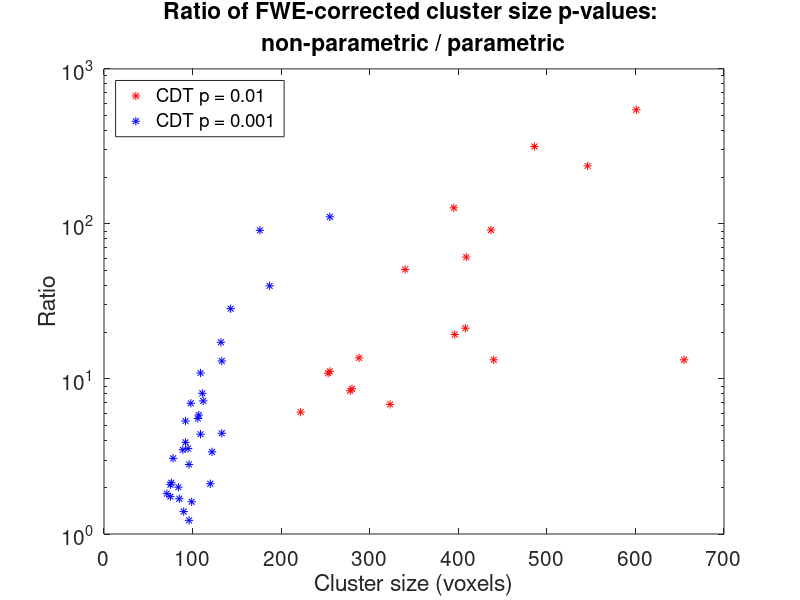
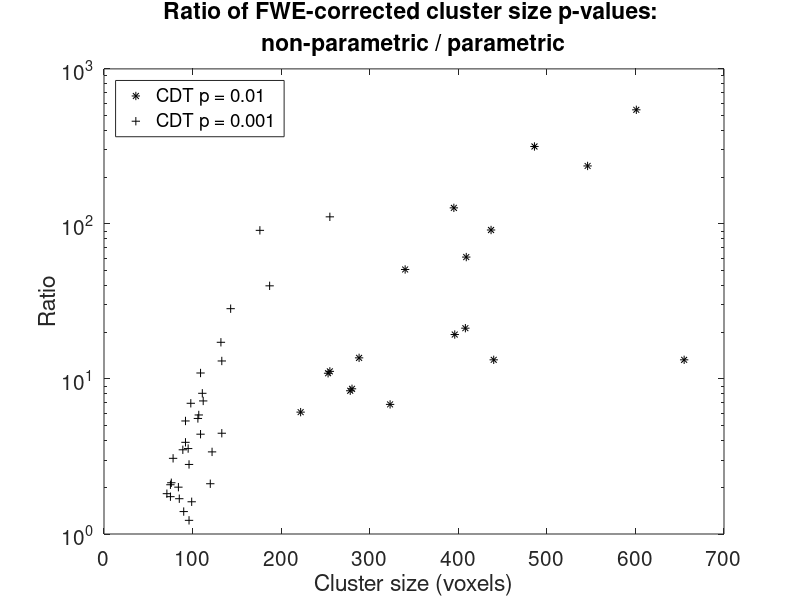

The MATLAB script that drew these images, in order:
close all
clear all
clc

parametric_pvalues_23    = [1.37e-40 1.16e-14  4.8e-5 0.0103   1.36e-36  0.0152  0.00888  3.46e-33  2.37e-30  1.6e-25  4.88e-9   0.000213  2.75e-5  8.71e-5  0.000541  0.00889  0.0302  2.3e-32  7.57e-30  1.02e-28  2.11e-16   0.00044   0.0182   9.77e-30   5.08e-27  4.73e-25   2.27e-11  8.3e-10  1.6e-9  4.18e-9   0.00174   0.00283   1.79e-7   2.8e-45   0.0287   0.0299   3.05e-14  2.98e-7   0.00115   0.00354   0.0226   0.0237   0.0486  9.65e-29];                                       
nonparametric_pvalues_23 = [0.002    0.024     0.097  0.219    0.005     0.202   0.118    0.001     0.002     0.003    0.035     0.116     0.08    0.096     0.128     0.172    0.207   0.001    0.001     0.002     0.01       0.139     0.249    0.001      0.002     0.003      0.025     0.035    0.037   0.04      0.159     0.173     0.054     0.001     0.248    0.251    0.017     0.051     0.146     0.18      0.253    0.258    0.297   0.005];
cluster_sizes_23 =         [14682    3467      799    408      13284     440     655      8612      7577      5920     1439      601       751      669      546       396      323     7397     6586      6232      2834       486       288      7062       6158      5529       1853      1523     1465    1382      437       409       998       12837     280      278      2118      881       395       340       255      253      222     6183];           

large = parametric_pvalues_23 > 1e-4;
parametric_pvalues_23 = parametric_pvalues_23(large);
nonparametric_pvalues_23 = nonparametric_pvalues_23(large);
cluster_sizes_23 = cluster_sizes_23(large);




parametric_pvalues_31    = [1.18e-38   5.44e-23  2.49e-21  1.04e-13  1.19e-7  1.78e-5  0.00806  0.0127  0.0347  5.43e-27  3.7e-19  6.83e-17  2.95e-11  1.19e-6  0.000153   0.0498    7.01e-10   0.0237   4.8e-12  8.96e-10  5.96e-8   0.000326   0.0109   0.021   0.0373  0.0394   0.0301      0.000187    0.00222       0.0149     0.000845      0.00582      0.00751   0.00791    0.0425    0.00302     0.00574     0.00821    0.0195   0.00145   0.00433   0.0123     0.0146    0.0313   0.0332   0.0423];
nonparametric_pvalues_31 = [0.001      0.002     0.002     0.005     0.008    0.012    0.036    0.043   0.056   0.001     0.002    0.002     0.004     0.008    0.017      0.061     0.002      0.05     0.001    0.002     0.003     0.013      0.048    0.059   0.063   0.079    0.042       0.017       0.029         0.053      0.024         0.042        0.044     0.044      0.074     0.033       0.04        0.044      0.06     0.025     0.035     0.048      0.051     0.067    0.069    0.077] ;
cluster_sizes_31 =         [4859       2273      2039      1081      473      306      133      122     99      3074      1868     1558      874       422      255        96        766        120      761      569       417       187        109      96      85      84       90          176         133           95         143           112          107       106        75        109         98          92         78       132       111       92         89        76       75       71];

large = parametric_pvalues_31 > 1e-4;
parametric_pvalues_31 = parametric_pvalues_31(large);
nonparametric_pvalues_31 = nonparametric_pvalues_31(large);
cluster_sizes_31 = cluster_sizes_31(large);


 
figure
semilogy(cluster_sizes_23,nonparametric_pvalues_23./parametric_pvalues_23,'*r')
hold on
semilogy(cluster_sizes_31,nonparametric_pvalues_31./parametric_pvalues_31,'*b')
hold off
xlabel('Cluster size (voxels)')
ylabel('Ratio')
title(sprintf('Ratio of FWE-corrected cluster size p-values: \nnon-parametric / parametric'))
set(gca,'FontSize',15)
legend('CDT p = 0.01','CDT p = 0.001','Location','NorthWest')
%axis([0 850 1 10000])
%print -dpng clusterpratios.png
%print -depsc clusterpratios.eps




figure
semilogy(cluster_sizes_23,nonparametric_pvalues_23./parametric_pvalues_23,'*k')
hold on
semilogy(cluster_sizes_31,nonparametric_pvalues_31./parametric_pvalues_31,'+k')
hold off
xlabel('Cluster size (voxels)')
ylabel('Ratio')
title(sprintf('Ratio of FWE-corrected cluster size p-values: \nnon-parametric / parametric'))
set(gca,'FontSize',15)
legend('CDT p = 0.01','CDT p = 0.001','Location','NorthWest')
%axis([0 850 1 10000])
%print -dpng clusterpratios_bw.png
%print -deps clusterpratios_bw.eps


